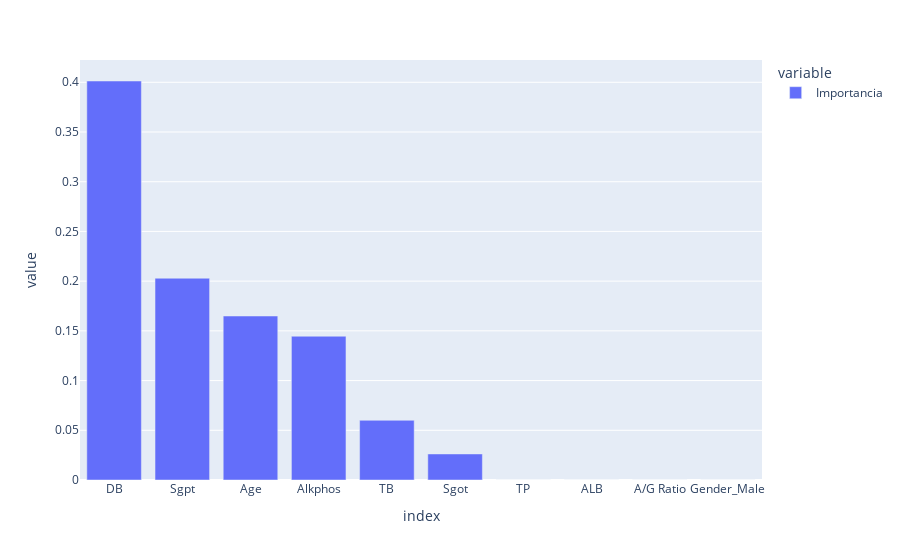

Notebook code cell kept with this figure:
### Code cell
px.bar(feature_importance_df.sort_values('Importancia', ascending=False))

### Figure 1 — Plotly figure (JSON) as saved in the notebook; plotly's stock layout.template omitted (floating-point values rounded to 4 significant figures)
{"data": [{"alignmentgroup": "True", "hovertemplate": "variable=Importancia<br>index=%{x}<br>value=%{y}<extra></extra>", "legendgroup": "Importancia", "marker": {"color": "#636efa", "pattern": {"shape": ""}}, "name": "Importancia", "offsetgroup": "Importancia", "orientation": "v", "showlegend": true, "textposition": "auto", "type": "bar", "x": ["DB", "Sgpt", "Age", "Alkphos", "TB", "Sgot", "TP", "ALB", "A/G Ratio", "Gender_Male"], "xaxis": "x", "y": [0.4013, 0.2029, 0.1649, 0.1446, 0.06004, 0.0262, 0, 0, 0, 0], "yaxis": "y"}], "layout": {"barmode": "relative", "legend": {"title": {"text": "variable"}, "tracegroupgap": 0}, "margin": {"t": 60}, "xaxis": {"anchor": "y", "domain": [0, 1], "title": {"text": "index"}}, "yaxis": {"anchor": "x", "domain": [0, 1], "title": {"text": "value"}}}}
